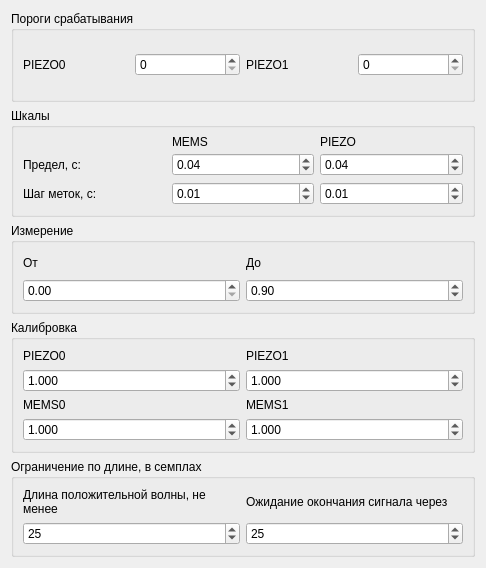
<?xml version="1.0" encoding="UTF-8"?>
<ui version="4.0">
 <class>DiagramSettingsWindow</class>
 <widget class="QWidget" name="DiagramSettingsWindow">
  <property name="geometry">
   <rect>
    <x>0</x>
    <y>0</y>
    <width>486</width>
    <height>568</height>
   </rect>
  </property>
  <property name="windowTitle">
   <string>Form</string>
  </property>
  <layout class="QGridLayout" name="gridLayout">
   <item row="3" column="0">
    <widget class="QGroupBox" name="groupBox_4">
     <property name="title">
      <string>Калибровка</string>
     </property>
     <layout class="QGridLayout" name="gridLayout_5">
      <item row="1" column="2">
       <widget class="QDoubleSpinBox" name="calibrPiezo1">
        <property name="wrapping">
         <bool>false</bool>
        </property>
        <property name="frame">
         <bool>true</bool>
        </property>
        <property name="accelerated">
         <bool>true</bool>
        </property>
        <property name="showGroupSeparator" stdset="0">
         <bool>false</bool>
        </property>
        <property name="decimals">
         <number>3</number>
        </property>
        <property name="maximum">
         <double>20.000000000000000</double>
        </property>
        <property name="singleStep">
         <double>0.001000000000000</double>
        </property>
        <property name="value">
         <double>1.000000000000000</double>
        </property>
       </widget>
      </item>
      <item row="3" column="2">
       <widget class="QDoubleSpinBox" name="calibrMems1">
        <property name="wrapping">
         <bool>false</bool>
        </property>
        <property name="frame">
         <bool>true</bool>
        </property>
        <property name="accelerated">
         <bool>true</bool>
        </property>
        <property name="showGroupSeparator" stdset="0">
         <bool>false</bool>
        </property>
        <property name="decimals">
         <number>3</number>
        </property>
        <property name="maximum">
         <double>20.000000000000000</double>
        </property>
        <property name="singleStep">
         <double>0.001000000000000</double>
        </property>
        <property name="value">
         <double>1.000000000000000</double>
        </property>
       </widget>
      </item>
      <item row="3" column="1">
       <widget class="QDoubleSpinBox" name="calibrMems0">
        <property name="wrapping">
         <bool>false</bool>
        </property>
        <property name="frame">
         <bool>true</bool>
        </property>
        <property name="accelerated">
         <bool>true</bool>
        </property>
        <property name="showGroupSeparator" stdset="0">
         <bool>false</bool>
        </property>
        <property name="decimals">
         <number>3</number>
        </property>
        <property name="minimum">
         <double>0.000000000000000</double>
        </property>
        <property name="maximum">
         <double>20.000000000000000</double>
        </property>
        <property name="singleStep">
         <double>0.001000000000000</double>
        </property>
        <property name="value">
         <double>1.000000000000000</double>
        </property>
       </widget>
      </item>
      <item row="0" column="1">
       <widget class="QLabel" name="label_9">
        <property name="text">
         <string>PIEZO0</string>
        </property>
       </widget>
      </item>
      <item row="0" column="2">
       <widget class="QLabel" name="label_10">
        <property name="text">
         <string>PIEZO1</string>
        </property>
       </widget>
      </item>
      <item row="1" column="1">
       <widget class="QDoubleSpinBox" name="calibrPiezo0">
        <property name="wrapping">
         <bool>false</bool>
        </property>
        <property name="frame">
         <bool>true</bool>
        </property>
        <property name="accelerated">
         <bool>true</bool>
        </property>
        <property name="showGroupSeparator" stdset="0">
         <bool>false</bool>
        </property>
        <property name="decimals">
         <number>3</number>
        </property>
        <property name="minimum">
         <double>0.000000000000000</double>
        </property>
        <property name="maximum">
         <double>20.000000000000000</double>
        </property>
        <property name="singleStep">
         <double>0.001000000000000</double>
        </property>
        <property name="value">
         <double>1.000000000000000</double>
        </property>
       </widget>
      </item>
      <item row="2" column="1">
       <widget class="QLabel" name="label_11">
        <property name="text">
         <string>MEMS0</string>
        </property>
       </widget>
      </item>
      <item row="2" column="2">
       <widget class="QLabel" name="label_12">
        <property name="text">
         <string>MEMS1</string>
        </property>
       </widget>
      </item>
     </layout>
    </widget>
   </item>
   <item row="1" column="0">
    <widget class="QGroupBox" name="groupBox_2">
     <property name="title">
      <string>Шкалы</string>
     </property>
     <layout class="QGridLayout" name="gridLayout_3">
      <item row="0" column="2">
       <widget class="QLabel" name="label_5">
        <property name="maximumSize">
         <size>
          <width>16777215</width>
          <height>10</height>
         </size>
        </property>
        <property name="text">
         <string>PIEZO</string>
        </property>
       </widget>
      </item>
      <item row="0" column="1">
       <widget class="QLabel" name="label_4">
        <property name="maximumSize">
         <size>
          <width>16777215</width>
          <height>10</height>
         </size>
        </property>
        <property name="text">
         <string>MEMS</string>
        </property>
       </widget>
      </item>
      <item row="1" column="0">
       <widget class="QLabel" name="label_3">
        <property name="text">
         <string>Предел, с:</string>
        </property>
       </widget>
      </item>
      <item row="2" column="0">
       <widget class="QLabel" name="label_6">
        <property name="text">
         <string>Шаг меток, с:</string>
        </property>
       </widget>
      </item>
      <item row="1" column="1">
       <widget class="QDoubleSpinBox" name="MEMS_tLimit">
        <property name="wrapping">
         <bool>false</bool>
        </property>
        <property name="frame">
         <bool>true</bool>
        </property>
        <property name="accelerated">
         <bool>true</bool>
        </property>
        <property name="showGroupSeparator" stdset="0">
         <bool>false</bool>
        </property>
        <property name="maximum">
         <double>2.000000000000000</double>
        </property>
        <property name="singleStep">
         <double>0.010000000000000</double>
        </property>
        <property name="value">
         <double>0.040000000000000</double>
        </property>
       </widget>
      </item>
      <item row="1" column="2">
       <widget class="QDoubleSpinBox" name="PIEZO_tLimit">
        <property name="accelerated">
         <bool>true</bool>
        </property>
        <property name="maximum">
         <double>2.000000000000000</double>
        </property>
        <property name="singleStep">
         <double>0.010000000000000</double>
        </property>
        <property name="value">
         <double>0.040000000000000</double>
        </property>
       </widget>
      </item>
      <item row="2" column="1">
       <widget class="QDoubleSpinBox" name="MEMS_tStep">
        <property name="maximum">
         <double>1.000000000000000</double>
        </property>
        <property name="singleStep">
         <double>0.002000000000000</double>
        </property>
        <property name="value">
         <double>0.010000000000000</double>
        </property>
       </widget>
      </item>
      <item row="2" column="2">
       <widget class="QDoubleSpinBox" name="PIEZO_tStep">
        <property name="maximum">
         <double>1.000000000000000</double>
        </property>
        <property name="singleStep">
         <double>0.002000000000000</double>
        </property>
        <property name="value">
         <double>0.010000000000000</double>
        </property>
       </widget>
      </item>
     </layout>
    </widget>
   </item>
   <item row="0" column="0">
    <widget class="QGroupBox" name="groupBox">
     <property name="title">
      <string>Пороги срабатывания</string>
     </property>
     <layout class="QGridLayout" name="gridLayout_2">
      <item row="0" column="0">
       <widget class="QLabel" name="label">
        <property name="text">
         <string>PIEZO0</string>
        </property>
       </widget>
      </item>
      <item row="0" column="1">
       <widget class="QSpinBox" name="piezo0MinSpinBox"/>
      </item>
      <item row="0" column="2">
       <widget class="QLabel" name="label_2">
        <property name="text">
         <string>PIEZO1</string>
        </property>
       </widget>
      </item>
      <item row="0" column="3">
       <widget class="QSpinBox" name="piezo1MinSpinBox"/>
      </item>
     </layout>
    </widget>
   </item>
   <item row="2" column="0">
    <widget class="QGroupBox" name="groupBox_3">
     <property name="title">
      <string>Измерение</string>
     </property>
     <layout class="QGridLayout" name="gridLayout_4">
      <item row="1" column="1">
       <widget class="QDoubleSpinBox" name="measureMin">
        <property name="wrapping">
         <bool>false</bool>
        </property>
        <property name="frame">
         <bool>true</bool>
        </property>
        <property name="accelerated">
         <bool>true</bool>
        </property>
        <property name="showGroupSeparator" stdset="0">
         <bool>false</bool>
        </property>
        <property name="minimum">
         <double>0.000000000000000</double>
        </property>
        <property name="maximum">
         <double>1.000000000000000</double>
        </property>
        <property name="singleStep">
         <double>0.010000000000000</double>
        </property>
        <property name="value">
         <double>0.000000000000000</double>
        </property>
       </widget>
      </item>
      <item row="1" column="2">
       <widget class="QDoubleSpinBox" name="measureMax">
        <property name="wrapping">
         <bool>false</bool>
        </property>
        <property name="frame">
         <bool>true</bool>
        </property>
        <property name="accelerated">
         <bool>true</bool>
        </property>
        <property name="showGroupSeparator" stdset="0">
         <bool>false</bool>
        </property>
        <property name="maximum">
         <double>1.000000000000000</double>
        </property>
        <property name="singleStep">
         <double>0.010000000000000</double>
        </property>
        <property name="value">
         <double>0.900000000000000</double>
        </property>
       </widget>
      </item>
      <item row="0" column="1">
       <widget class="QLabel" name="label_7">
        <property name="text">
         <string>От</string>
        </property>
       </widget>
      </item>
      <item row="0" column="2">
       <widget class="QLabel" name="label_8">
        <property name="text">
         <string>До</string>
        </property>
       </widget>
      </item>
     </layout>
    </widget>
   </item>
   <item row="4" column="0">
    <widget class="QGroupBox" name="groupBox_5">
     <property name="title">
      <string>Ограничение по длине, в семплах</string>
     </property>
     <layout class="QGridLayout" name="gridLayout_6">
      <item row="0" column="2">
       <widget class="QLabel" name="label_14">
        <property name="text">
         <string>Ожидание окончания сигнала через</string>
        </property>
       </widget>
      </item>
      <item row="0" column="1">
       <widget class="QLabel" name="label_13">
        <property name="text">
         <string>Длина положительной волны, не менее</string>
        </property>
        <property name="wordWrap">
         <bool>true</bool>
        </property>
       </widget>
      </item>
      <item row="1" column="1">
       <widget class="QSpinBox" name="waitPositiveSpin">
        <property name="wrapping">
         <bool>false</bool>
        </property>
        <property name="frame">
         <bool>true</bool>
        </property>
        <property name="accelerated">
         <bool>true</bool>
        </property>
        <property name="showGroupSeparator" stdset="0">
         <bool>false</bool>
        </property>
        <property name="maximum">
         <number>255</number>
        </property>
        <property name="value">
         <number>25</number>
        </property>
       </widget>
      </item>
      <item row="1" column="2">
       <widget class="QSpinBox" name="waitEndSpin">
        <property name="wrapping">
         <bool>false</bool>
        </property>
        <property name="frame">
         <bool>true</bool>
        </property>
        <property name="accelerated">
         <bool>true</bool>
        </property>
        <property name="showGroupSeparator" stdset="0">
         <bool>false</bool>
        </property>
        <property name="maximum">
         <number>255</number>
        </property>
        <property name="value">
         <number>25</number>
        </property>
       </widget>
      </item>
     </layout>
    </widget>
   </item>
  </layout>
 </widget>
 <resources/>
 <connections/>
</ui>
